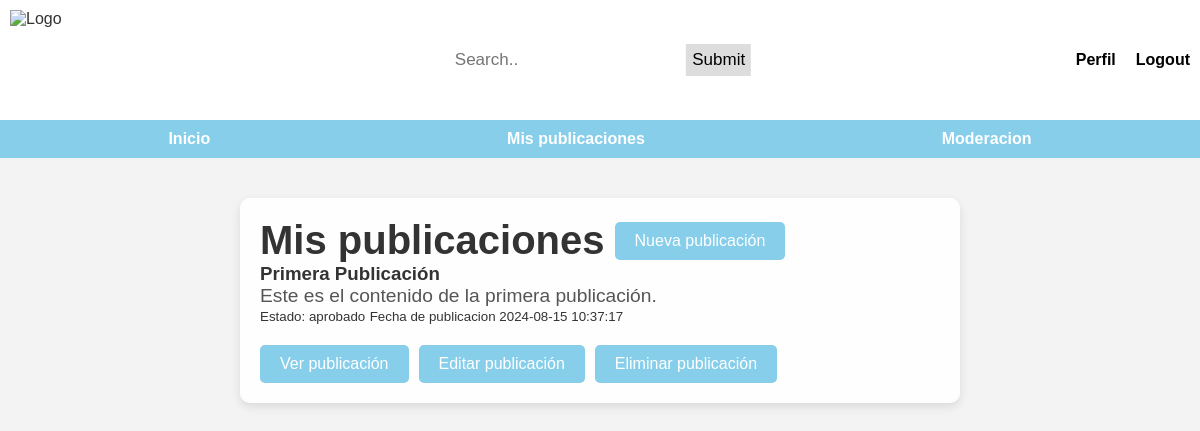
/mis-publicaciones.php (signed in), run on the app's committed database.
### tables this page shows
CREATE TABLE publicaciones (
    id INT(11) NOT NULL,
    usuario_id INT(11) NOT NULL,
    titulo VARCHAR(255) NOT NULL,
    contenido TEXT,
    imagen_url VARCHAR(255), 
    video_url VARCHAR(255), 
    fecha_creacion DATETIME NOT NULL,
    estado enum('pendiente','aprobado','rechazado') DEFAULT 'pendiente'
);

### mis-publicaciones.php (the view, shortened to what this page needs)
<!DOCTYPE html>
<html lang="es">
<head>
    <link rel="stylesheet" href="css/styles.css">
</head>
<body>
<?php include_once('template/header.php'); ?>
<main>
    <section>
        <div style="display:flex; gap: 10px; align-items: center;">
            <h1 style="margin-bottom:0">Mis publicaciones</h1>
            <a class="new-post-btn" href="crear-publicacion.php">Nueva publicación</a>
        </div>
        <?php
        include('inc/conexion.php');
        $username = $_SESSION['username'];
        $query = "SELECT publicaciones.*, username as usuario FROM publicaciones INNER JOIN usuarios ON publicaciones.usuario_id = usuarios.id WHERE username = '$username' ORDER BY fecha_creacion DESC";
        $result = mysqli_query($conn, $query);
        if(empty($result) || mysqli_num_rows($result) == 0) {
            echo "<p>No hay publicaciones disponibles.</p>";
        }else{
            while ($row = mysqli_fetch_assoc($result)):
            ?>
                <div class="post">
                <h3><?php echo htmlspecialchars($row['titulo']); ?></h3>
                    <p><?php
                        if(strlen($row['contenido']) > 200){
                            echo substr(htmlspecialchars($row['contenido']), 0, 200) . '...';
                        }else{
                            echo htmlspecialchars($row['contenido']);
                        }
                    ?></p>
                    <small>Estado: <?php echo htmlspecialchars($row['estado']); ?></small>
                    <small>Fecha de publicacion <?php echo htmlspecialchars($row['fecha_creacion']); ?></small>
                    <div class="actions">
                        <a href="publicacion.php?id=<?php echo $row['id']; ?>">Ver publicación</a>
                        <a href="editar-publicacion.php?id=<?php echo $row['id']; ?>">Editar publicación</a>
                        <a href="#" class="delete-post" data-id="<?php echo $row['id']; ?>">Eliminar publicación</a>
                    </div>
                </div>
            <?php endwhile;
        } ?>
    </section>
</main>
</body>
</html>

### css/styles.css (style rules this page uses)
* { margin: 0; padding: 0; box-sizing: border-box; }
body { font-family: 'Arial', sans-serif; background-color: #f3f3f3; color: #333; background-image: url('https://img.freepik.com/foto-gratis/fondo-pared-estudio-textura-hormigon-azul-grunge-vintage-vineta_1258-28389.jpg'); background-repeat: no-repeat; background-attachment: fixed; background-size: cover; }
main { padding: 20px; background-color: rgba(255, 255, 255, 0.9); border-radius: 10px; width: 60%; margin: 40px auto; box-shadow: 0 4px 10px rgba(0, 0, 0, 0.1); }
h1 { font-size: 2.5rem; color: #333; margin-bottom: 20px; }
p { font-size: 1.2rem; color: #555; }
.actions { display: flex; gap: 10px; margin-top: 20px; }
.actions a { text-decoration: none; color: white; background-color: skyblue; padding: 10px 20px; border-radius: 5px; }
.new-post-btn { padding: 10px 20px; background-color: skyblue; color: white; border: none; border-radius: 5px; cursor: pointer; text-decoration: none; }

### data on the page
publicaciones: titulo "Primera Publicación", contenido "Este es el contenido de la primera publicación.", estado "aprobado", fecha_creacion "2024-08-15 10:37:17"
